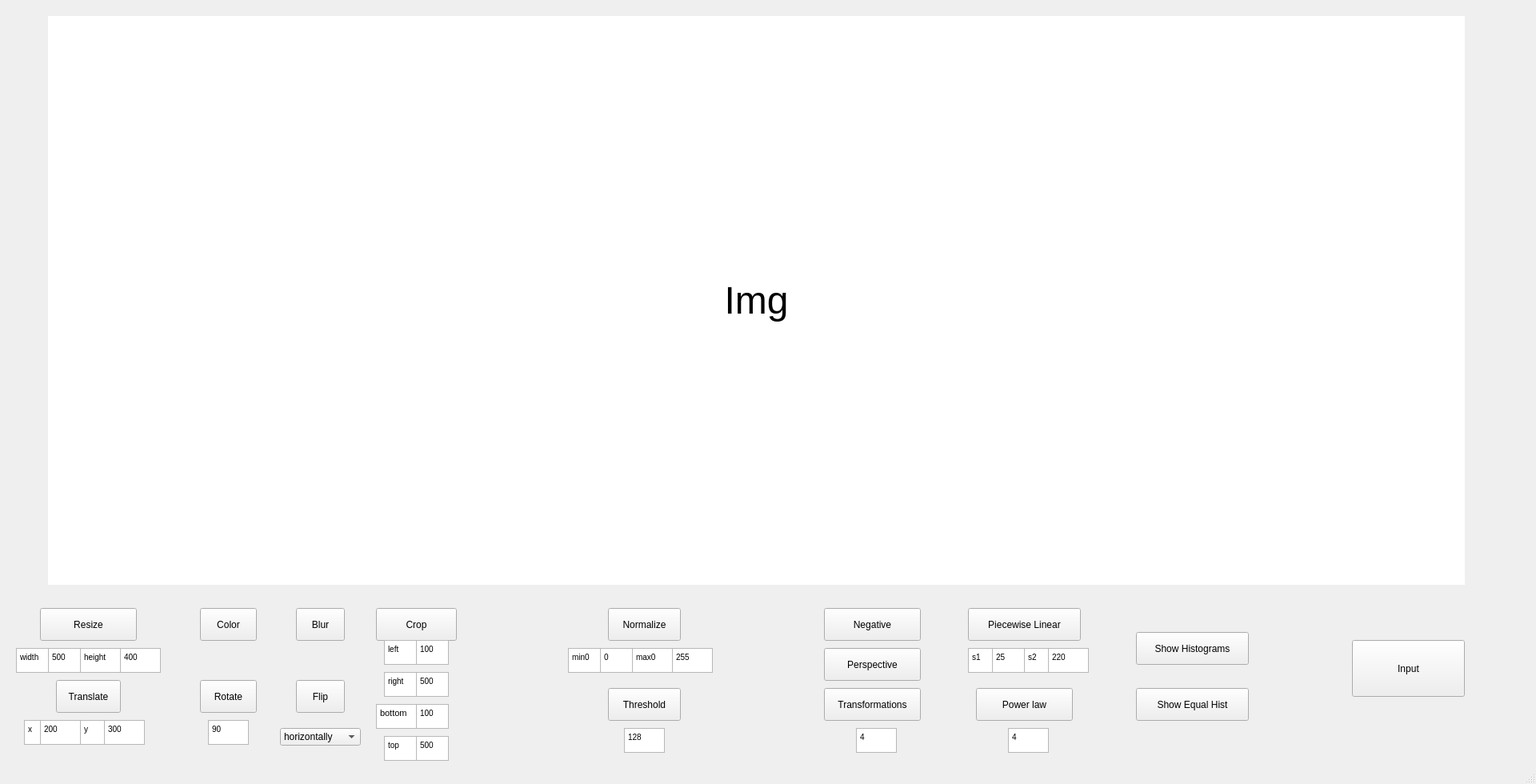
<?xml version="1.0" encoding="UTF-8"?>
<ui version="4.0">
 <class>MainWindow</class>
 <widget class="QMainWindow" name="MainWindow">
  <property name="geometry">
   <rect>
    <x>0</x>
    <y>0</y>
    <width>1920</width>
    <height>980</height>
   </rect>
  </property>
  <property name="windowTitle">
   <string>MainWindow</string>
  </property>
  <widget class="QWidget" name="centralwidget">
   <widget class="QLabel" name="image">
    <property name="geometry">
     <rect>
      <x>60</x>
      <y>20</y>
      <width>1771</width>
      <height>711</height>
     </rect>
    </property>
    <property name="font">
     <font>
      <pointsize>36</pointsize>
     </font>
    </property>
    <property name="styleSheet">
     <string notr="true">background-color:rgb(255, 255, 255);
border: 1;
border-color: rgb(0, 0, 0);</string>
    </property>
    <property name="text">
     <string>Img</string>
    </property>
    <property name="alignment">
     <set>Qt::AlignCenter</set>
    </property>
   </widget>
   <widget class="QPushButton" name="btn1">
    <property name="geometry">
     <rect>
      <x>50</x>
      <y>760</y>
      <width>121</width>
      <height>41</height>
     </rect>
    </property>
    <property name="text">
     <string>Resize</string>
    </property>
   </widget>
   <widget class="QPushButton" name="btn2">
    <property name="geometry">
     <rect>
      <x>250</x>
      <y>760</y>
      <width>71</width>
      <height>41</height>
     </rect>
    </property>
    <property name="text">
     <string>Color</string>
    </property>
   </widget>
   <widget class="QPushButton" name="btn3">
    <property name="geometry">
     <rect>
      <x>370</x>
      <y>760</y>
      <width>61</width>
      <height>41</height>
     </rect>
    </property>
    <property name="text">
     <string>Blur</string>
    </property>
   </widget>
   <widget class="QPushButton" name="btn4">
    <property name="geometry">
     <rect>
      <x>470</x>
      <y>760</y>
      <width>101</width>
      <height>41</height>
     </rect>
    </property>
    <property name="text">
     <string>Crop</string>
    </property>
   </widget>
   <widget class="QPushButton" name="btn5">
    <property name="geometry">
     <rect>
      <x>70</x>
      <y>850</y>
      <width>81</width>
      <height>41</height>
     </rect>
    </property>
    <property name="text">
     <string>Translate</string>
    </property>
   </widget>
   <widget class="QPushButton" name="btn6">
    <property name="geometry">
     <rect>
      <x>250</x>
      <y>850</y>
      <width>71</width>
      <height>41</height>
     </rect>
    </property>
    <property name="text">
     <string>Rotate</string>
    </property>
   </widget>
   <widget class="QPushButton" name="btn7">
    <property name="geometry">
     <rect>
      <x>370</x>
      <y>850</y>
      <width>61</width>
      <height>41</height>
     </rect>
    </property>
    <property name="text">
     <string>Flip</string>
    </property>
   </widget>
   <widget class="QPushButton" name="btn8">
    <property name="geometry">
     <rect>
      <x>1690</x>
      <y>800</y>
      <width>141</width>
      <height>71</height>
     </rect>
    </property>
    <property name="text">
     <string>Input</string>
    </property>
   </widget>
   <widget class="QTextEdit" name="resize_width">
    <property name="geometry">
     <rect>
      <x>60</x>
      <y>810</y>
      <width>41</width>
      <height>31</height>
     </rect>
    </property>
    <property name="html">
     <string>&lt;!DOCTYPE HTML PUBLIC &quot;-//W3C//DTD HTML 4.0//EN&quot; &quot;http://www.w3.org/TR/REC-html40/strict.dtd&quot;&gt;
&lt;html&gt;&lt;head&gt;&lt;meta name=&quot;qrichtext&quot; content=&quot;1&quot; /&gt;&lt;style type=&quot;text/css&quot;&gt;
p, li { white-space: pre-wrap; }
&lt;/style&gt;&lt;/head&gt;&lt;body style=&quot; font-family:'MS Shell Dlg 2'; font-size:7.8pt; font-weight:400; font-style:normal;&quot;&gt;
&lt;p style=&quot; margin-top:0px; margin-bottom:0px; margin-left:0px; margin-right:0px; -qt-block-indent:0; text-indent:0px;&quot;&gt;500&lt;/p&gt;&lt;/body&gt;&lt;/html&gt;</string>
    </property>
   </widget>
   <widget class="QTextEdit" name="resize_height">
    <property name="geometry">
     <rect>
      <x>150</x>
      <y>810</y>
      <width>51</width>
      <height>31</height>
     </rect>
    </property>
    <property name="html">
     <string>&lt;!DOCTYPE HTML PUBLIC &quot;-//W3C//DTD HTML 4.0//EN&quot; &quot;http://www.w3.org/TR/REC-html40/strict.dtd&quot;&gt;
&lt;html&gt;&lt;head&gt;&lt;meta name=&quot;qrichtext&quot; content=&quot;1&quot; /&gt;&lt;style type=&quot;text/css&quot;&gt;
p, li { white-space: pre-wrap; }
&lt;/style&gt;&lt;/head&gt;&lt;body style=&quot; font-family:'MS Shell Dlg 2'; font-size:7.8pt; font-weight:400; font-style:normal;&quot;&gt;
&lt;p style=&quot; margin-top:0px; margin-bottom:0px; margin-left:0px; margin-right:0px; -qt-block-indent:0; text-indent:0px;&quot;&gt;400&lt;/p&gt;&lt;/body&gt;&lt;/html&gt;</string>
    </property>
   </widget>
   <widget class="QTextEdit" name="rotate_angle">
    <property name="geometry">
     <rect>
      <x>260</x>
      <y>900</y>
      <width>51</width>
      <height>31</height>
     </rect>
    </property>
    <property name="layoutDirection">
     <enum>Qt::LeftToRight</enum>
    </property>
    <property name="autoFillBackground">
     <bool>false</bool>
    </property>
    <property name="html">
     <string>&lt;!DOCTYPE HTML PUBLIC &quot;-//W3C//DTD HTML 4.0//EN&quot; &quot;http://www.w3.org/TR/REC-html40/strict.dtd&quot;&gt;
&lt;html&gt;&lt;head&gt;&lt;meta name=&quot;qrichtext&quot; content=&quot;1&quot; /&gt;&lt;style type=&quot;text/css&quot;&gt;
p, li { white-space: pre-wrap; }
&lt;/style&gt;&lt;/head&gt;&lt;body style=&quot; font-family:'MS Shell Dlg 2'; font-size:7.8pt; font-weight:400; font-style:normal;&quot;&gt;
&lt;p style=&quot; margin-top:0px; margin-bottom:0px; margin-left:0px; margin-right:0px; -qt-block-indent:0; text-indent:0px;&quot;&gt;90&lt;/p&gt;&lt;/body&gt;&lt;/html&gt;</string>
    </property>
   </widget>
   <widget class="QTextBrowser" name="textBrowser">
    <property name="geometry">
     <rect>
      <x>20</x>
      <y>810</y>
      <width>41</width>
      <height>31</height>
     </rect>
    </property>
    <property name="html">
     <string>&lt;!DOCTYPE HTML PUBLIC &quot;-//W3C//DTD HTML 4.0//EN&quot; &quot;http://www.w3.org/TR/REC-html40/strict.dtd&quot;&gt;
&lt;html&gt;&lt;head&gt;&lt;meta name=&quot;qrichtext&quot; content=&quot;1&quot; /&gt;&lt;style type=&quot;text/css&quot;&gt;
p, li { white-space: pre-wrap; }
&lt;/style&gt;&lt;/head&gt;&lt;body style=&quot; font-family:'MS Shell Dlg 2'; font-size:7.8pt; font-weight:400; font-style:normal;&quot;&gt;
&lt;p style=&quot; margin-top:0px; margin-bottom:0px; margin-left:0px; margin-right:0px; -qt-block-indent:0; text-indent:0px;&quot;&gt;width&lt;/p&gt;&lt;/body&gt;&lt;/html&gt;</string>
    </property>
   </widget>
   <widget class="QTextBrowser" name="textBrowser_2">
    <property name="geometry">
     <rect>
      <x>100</x>
      <y>810</y>
      <width>71</width>
      <height>31</height>
     </rect>
    </property>
    <property name="html">
     <string>&lt;!DOCTYPE HTML PUBLIC &quot;-//W3C//DTD HTML 4.0//EN&quot; &quot;http://www.w3.org/TR/REC-html40/strict.dtd&quot;&gt;
&lt;html&gt;&lt;head&gt;&lt;meta name=&quot;qrichtext&quot; content=&quot;1&quot; /&gt;&lt;style type=&quot;text/css&quot;&gt;
p, li { white-space: pre-wrap; }
&lt;/style&gt;&lt;/head&gt;&lt;body style=&quot; font-family:'MS Shell Dlg 2'; font-size:7.8pt; font-weight:400; font-style:normal;&quot;&gt;
&lt;p style=&quot; margin-top:0px; margin-bottom:0px; margin-left:0px; margin-right:0px; -qt-block-indent:0; text-indent:0px;&quot;&gt;height&lt;/p&gt;&lt;/body&gt;&lt;/html&gt;</string>
    </property>
   </widget>
   <widget class="QTextEdit" name="translate_x">
    <property name="geometry">
     <rect>
      <x>50</x>
      <y>900</y>
      <width>51</width>
      <height>31</height>
     </rect>
    </property>
    <property name="html">
     <string>&lt;!DOCTYPE HTML PUBLIC &quot;-//W3C//DTD HTML 4.0//EN&quot; &quot;http://www.w3.org/TR/REC-html40/strict.dtd&quot;&gt;
&lt;html&gt;&lt;head&gt;&lt;meta name=&quot;qrichtext&quot; content=&quot;1&quot; /&gt;&lt;style type=&quot;text/css&quot;&gt;
p, li { white-space: pre-wrap; }
&lt;/style&gt;&lt;/head&gt;&lt;body style=&quot; font-family:'MS Shell Dlg 2'; font-size:7.8pt; font-weight:400; font-style:normal;&quot;&gt;
&lt;p style=&quot; margin-top:0px; margin-bottom:0px; margin-left:0px; margin-right:0px; -qt-block-indent:0; text-indent:0px;&quot;&gt;200&lt;/p&gt;&lt;/body&gt;&lt;/html&gt;</string>
    </property>
   </widget>
   <widget class="QTextBrowser" name="textBrowser_3">
    <property name="geometry">
     <rect>
      <x>30</x>
      <y>900</y>
      <width>41</width>
      <height>31</height>
     </rect>
    </property>
    <property name="html">
     <string>&lt;!DOCTYPE HTML PUBLIC &quot;-//W3C//DTD HTML 4.0//EN&quot; &quot;http://www.w3.org/TR/REC-html40/strict.dtd&quot;&gt;
&lt;html&gt;&lt;head&gt;&lt;meta name=&quot;qrichtext&quot; content=&quot;1&quot; /&gt;&lt;style type=&quot;text/css&quot;&gt;
p, li { white-space: pre-wrap; }
&lt;/style&gt;&lt;/head&gt;&lt;body style=&quot; font-family:'MS Shell Dlg 2'; font-size:7.8pt; font-weight:400; font-style:normal;&quot;&gt;
&lt;p style=&quot; margin-top:0px; margin-bottom:0px; margin-left:0px; margin-right:0px; -qt-block-indent:0; text-indent:0px;&quot;&gt;x&lt;/p&gt;&lt;/body&gt;&lt;/html&gt;</string>
    </property>
   </widget>
   <widget class="QTextBrowser" name="textBrowser_4">
    <property name="geometry">
     <rect>
      <x>100</x>
      <y>900</y>
      <width>71</width>
      <height>31</height>
     </rect>
    </property>
    <property name="html">
     <string>&lt;!DOCTYPE HTML PUBLIC &quot;-//W3C//DTD HTML 4.0//EN&quot; &quot;http://www.w3.org/TR/REC-html40/strict.dtd&quot;&gt;
&lt;html&gt;&lt;head&gt;&lt;meta name=&quot;qrichtext&quot; content=&quot;1&quot; /&gt;&lt;style type=&quot;text/css&quot;&gt;
p, li { white-space: pre-wrap; }
&lt;/style&gt;&lt;/head&gt;&lt;body style=&quot; font-family:'MS Shell Dlg 2'; font-size:7.8pt; font-weight:400; font-style:normal;&quot;&gt;
&lt;p style=&quot; margin-top:0px; margin-bottom:0px; margin-left:0px; margin-right:0px; -qt-block-indent:0; text-indent:0px;&quot;&gt;y&lt;/p&gt;&lt;/body&gt;&lt;/html&gt;</string>
    </property>
   </widget>
   <widget class="QTextEdit" name="translate_y">
    <property name="geometry">
     <rect>
      <x>130</x>
      <y>900</y>
      <width>51</width>
      <height>31</height>
     </rect>
    </property>
    <property name="html">
     <string>&lt;!DOCTYPE HTML PUBLIC &quot;-//W3C//DTD HTML 4.0//EN&quot; &quot;http://www.w3.org/TR/REC-html40/strict.dtd&quot;&gt;
&lt;html&gt;&lt;head&gt;&lt;meta name=&quot;qrichtext&quot; content=&quot;1&quot; /&gt;&lt;style type=&quot;text/css&quot;&gt;
p, li { white-space: pre-wrap; }
&lt;/style&gt;&lt;/head&gt;&lt;body style=&quot; font-family:'MS Shell Dlg 2'; font-size:7.8pt; font-weight:400; font-style:normal;&quot;&gt;
&lt;p style=&quot; margin-top:0px; margin-bottom:0px; margin-left:0px; margin-right:0px; -qt-block-indent:0; text-indent:0px;&quot;&gt;300&lt;/p&gt;&lt;/body&gt;&lt;/html&gt;</string>
    </property>
   </widget>
   <widget class="QComboBox" name="flip_code">
    <property name="geometry">
     <rect>
      <x>350</x>
      <y>910</y>
      <width>101</width>
      <height>22</height>
     </rect>
    </property>
    <item>
     <property name="text">
      <string>horizontally</string>
     </property>
    </item>
    <item>
     <property name="text">
      <string>vertically</string>
     </property>
    </item>
    <item>
     <property name="text">
      <string>both vertically and horizontally</string>
     </property>
    </item>
   </widget>
   <widget class="QPushButton" name="btn9">
    <property name="geometry">
     <rect>
      <x>760</x>
      <y>760</y>
      <width>91</width>
      <height>41</height>
     </rect>
    </property>
    <property name="text">
     <string>Normalize</string>
    </property>
   </widget>
   <widget class="QPushButton" name="btn10">
    <property name="geometry">
     <rect>
      <x>760</x>
      <y>860</y>
      <width>91</width>
      <height>41</height>
     </rect>
    </property>
    <property name="text">
     <string>Threshold</string>
    </property>
   </widget>
   <widget class="QTextEdit" name="crop_left">
    <property name="geometry">
     <rect>
      <x>520</x>
      <y>800</y>
      <width>41</width>
      <height>31</height>
     </rect>
    </property>
    <property name="html">
     <string>&lt;!DOCTYPE HTML PUBLIC &quot;-//W3C//DTD HTML 4.0//EN&quot; &quot;http://www.w3.org/TR/REC-html40/strict.dtd&quot;&gt;
&lt;html&gt;&lt;head&gt;&lt;meta name=&quot;qrichtext&quot; content=&quot;1&quot; /&gt;&lt;style type=&quot;text/css&quot;&gt;
p, li { white-space: pre-wrap; }
&lt;/style&gt;&lt;/head&gt;&lt;body style=&quot; font-family:'MS Shell Dlg 2'; font-size:7.8pt; font-weight:400; font-style:normal;&quot;&gt;
&lt;p style=&quot; margin-top:0px; margin-bottom:0px; margin-left:0px; margin-right:0px; -qt-block-indent:0; text-indent:0px;&quot;&gt;100&lt;/p&gt;&lt;/body&gt;&lt;/html&gt;</string>
    </property>
   </widget>
   <widget class="QTextBrowser" name="labelLeft">
    <property name="geometry">
     <rect>
      <x>480</x>
      <y>800</y>
      <width>41</width>
      <height>31</height>
     </rect>
    </property>
    <property name="html">
     <string>&lt;!DOCTYPE HTML PUBLIC &quot;-//W3C//DTD HTML 4.0//EN&quot; &quot;http://www.w3.org/TR/REC-html40/strict.dtd&quot;&gt;
&lt;html&gt;&lt;head&gt;&lt;meta name=&quot;qrichtext&quot; content=&quot;1&quot; /&gt;&lt;style type=&quot;text/css&quot;&gt;
p, li { white-space: pre-wrap; }
&lt;/style&gt;&lt;/head&gt;&lt;body style=&quot; font-family:'MS Shell Dlg 2'; font-size:7.8pt; font-weight:400; font-style:normal;&quot;&gt;
&lt;p style=&quot; margin-top:0px; margin-bottom:0px; margin-left:0px; margin-right:0px; -qt-block-indent:0; text-indent:0px;&quot;&gt;left&lt;/p&gt;&lt;/body&gt;&lt;/html&gt;</string>
    </property>
   </widget>
   <widget class="QTextEdit" name="crop_bottom">
    <property name="geometry">
     <rect>
      <x>520</x>
      <y>880</y>
      <width>41</width>
      <height>31</height>
     </rect>
    </property>
    <property name="html">
     <string>&lt;!DOCTYPE HTML PUBLIC &quot;-//W3C//DTD HTML 4.0//EN&quot; &quot;http://www.w3.org/TR/REC-html40/strict.dtd&quot;&gt;
&lt;html&gt;&lt;head&gt;&lt;meta name=&quot;qrichtext&quot; content=&quot;1&quot; /&gt;&lt;style type=&quot;text/css&quot;&gt;
p, li { white-space: pre-wrap; }
&lt;/style&gt;&lt;/head&gt;&lt;body style=&quot; font-family:'MS Shell Dlg 2'; font-size:7.8pt; font-weight:400; font-style:normal;&quot;&gt;
&lt;p style=&quot; margin-top:0px; margin-bottom:0px; margin-left:0px; margin-right:0px; -qt-block-indent:0; text-indent:0px;&quot;&gt;100&lt;/p&gt;&lt;/body&gt;&lt;/html&gt;</string>
    </property>
   </widget>
   <widget class="QTextBrowser" name="labelBottom">
    <property name="geometry">
     <rect>
      <x>470</x>
      <y>880</y>
      <width>71</width>
      <height>31</height>
     </rect>
    </property>
    <property name="html">
     <string>&lt;!DOCTYPE HTML PUBLIC &quot;-//W3C//DTD HTML 4.0//EN&quot; &quot;http://www.w3.org/TR/REC-html40/strict.dtd&quot;&gt;
&lt;html&gt;&lt;head&gt;&lt;meta name=&quot;qrichtext&quot; content=&quot;1&quot; /&gt;&lt;style type=&quot;text/css&quot;&gt;
p, li { white-space: pre-wrap; }
&lt;/style&gt;&lt;/head&gt;&lt;body style=&quot; font-family:'MS Shell Dlg 2'; font-size:7.8pt; font-weight:400; font-style:normal;&quot;&gt;
&lt;p style=&quot; margin-top:0px; margin-bottom:0px; margin-left:0px; margin-right:0px; -qt-block-indent:0; text-indent:0px;&quot;&gt;&lt;span style=&quot; font-size:8pt;&quot;&gt;bottom&lt;/span&gt;&lt;/p&gt;&lt;/body&gt;&lt;/html&gt;</string>
    </property>
   </widget>
   <widget class="QTextEdit" name="crop_top">
    <property name="geometry">
     <rect>
      <x>520</x>
      <y>920</y>
      <width>41</width>
      <height>31</height>
     </rect>
    </property>
    <property name="html">
     <string>&lt;!DOCTYPE HTML PUBLIC &quot;-//W3C//DTD HTML 4.0//EN&quot; &quot;http://www.w3.org/TR/REC-html40/strict.dtd&quot;&gt;
&lt;html&gt;&lt;head&gt;&lt;meta name=&quot;qrichtext&quot; content=&quot;1&quot; /&gt;&lt;style type=&quot;text/css&quot;&gt;
p, li { white-space: pre-wrap; }
&lt;/style&gt;&lt;/head&gt;&lt;body style=&quot; font-family:'MS Shell Dlg 2'; font-size:7.8pt; font-weight:400; font-style:normal;&quot;&gt;
&lt;p style=&quot; margin-top:0px; margin-bottom:0px; margin-left:0px; margin-right:0px; -qt-block-indent:0; text-indent:0px;&quot;&gt;500&lt;/p&gt;&lt;/body&gt;&lt;/html&gt;</string>
    </property>
   </widget>
   <widget class="QTextBrowser" name="labelTop">
    <property name="geometry">
     <rect>
      <x>480</x>
      <y>920</y>
      <width>41</width>
      <height>31</height>
     </rect>
    </property>
    <property name="html">
     <string>&lt;!DOCTYPE HTML PUBLIC &quot;-//W3C//DTD HTML 4.0//EN&quot; &quot;http://www.w3.org/TR/REC-html40/strict.dtd&quot;&gt;
&lt;html&gt;&lt;head&gt;&lt;meta name=&quot;qrichtext&quot; content=&quot;1&quot; /&gt;&lt;style type=&quot;text/css&quot;&gt;
p, li { white-space: pre-wrap; }
&lt;/style&gt;&lt;/head&gt;&lt;body style=&quot; font-family:'MS Shell Dlg 2'; font-size:7.8pt; font-weight:400; font-style:normal;&quot;&gt;
&lt;p style=&quot; margin-top:0px; margin-bottom:0px; margin-left:0px; margin-right:0px; -qt-block-indent:0; text-indent:0px;&quot;&gt;top&lt;/p&gt;&lt;/body&gt;&lt;/html&gt;</string>
    </property>
   </widget>
   <widget class="QTextEdit" name="crop_right">
    <property name="geometry">
     <rect>
      <x>520</x>
      <y>840</y>
      <width>41</width>
      <height>31</height>
     </rect>
    </property>
    <property name="html">
     <string>&lt;!DOCTYPE HTML PUBLIC &quot;-//W3C//DTD HTML 4.0//EN&quot; &quot;http://www.w3.org/TR/REC-html40/strict.dtd&quot;&gt;
&lt;html&gt;&lt;head&gt;&lt;meta name=&quot;qrichtext&quot; content=&quot;1&quot; /&gt;&lt;style type=&quot;text/css&quot;&gt;
p, li { white-space: pre-wrap; }
&lt;/style&gt;&lt;/head&gt;&lt;body style=&quot; font-family:'MS Shell Dlg 2'; font-size:7.8pt; font-weight:400; font-style:normal;&quot;&gt;
&lt;p style=&quot; margin-top:0px; margin-bottom:0px; margin-left:0px; margin-right:0px; -qt-block-indent:0; text-indent:0px;&quot;&gt;500&lt;/p&gt;&lt;/body&gt;&lt;/html&gt;</string>
    </property>
   </widget>
   <widget class="QTextBrowser" name="labelRight">
    <property name="geometry">
     <rect>
      <x>480</x>
      <y>840</y>
      <width>41</width>
      <height>31</height>
     </rect>
    </property>
    <property name="html">
     <string>&lt;!DOCTYPE HTML PUBLIC &quot;-//W3C//DTD HTML 4.0//EN&quot; &quot;http://www.w3.org/TR/REC-html40/strict.dtd&quot;&gt;
&lt;html&gt;&lt;head&gt;&lt;meta name=&quot;qrichtext&quot; content=&quot;1&quot; /&gt;&lt;style type=&quot;text/css&quot;&gt;
p, li { white-space: pre-wrap; }
&lt;/style&gt;&lt;/head&gt;&lt;body style=&quot; font-family:'MS Shell Dlg 2'; font-size:7.8pt; font-weight:400; font-style:normal;&quot;&gt;
&lt;p style=&quot; margin-top:0px; margin-bottom:0px; margin-left:0px; margin-right:0px; -qt-block-indent:0; text-indent:0px;&quot;&gt;right&lt;/p&gt;&lt;/body&gt;&lt;/html&gt;</string>
    </property>
   </widget>
   <widget class="QTextBrowser" name="textBrowser_5">
    <property name="geometry">
     <rect>
      <x>790</x>
      <y>810</y>
      <width>71</width>
      <height>31</height>
     </rect>
    </property>
    <property name="html">
     <string>&lt;!DOCTYPE HTML PUBLIC &quot;-//W3C//DTD HTML 4.0//EN&quot; &quot;http://www.w3.org/TR/REC-html40/strict.dtd&quot;&gt;
&lt;html&gt;&lt;head&gt;&lt;meta name=&quot;qrichtext&quot; content=&quot;1&quot; /&gt;&lt;style type=&quot;text/css&quot;&gt;
p, li { white-space: pre-wrap; }
&lt;/style&gt;&lt;/head&gt;&lt;body style=&quot; font-family:'MS Shell Dlg 2'; font-size:7.8pt; font-weight:400; font-style:normal;&quot;&gt;
&lt;p style=&quot; margin-top:0px; margin-bottom:0px; margin-left:0px; margin-right:0px; -qt-block-indent:0; text-indent:0px;&quot;&gt;max0&lt;/p&gt;&lt;/body&gt;&lt;/html&gt;</string>
    </property>
   </widget>
   <widget class="QTextEdit" name="normalize_min">
    <property name="geometry">
     <rect>
      <x>750</x>
      <y>810</y>
      <width>41</width>
      <height>31</height>
     </rect>
    </property>
    <property name="html">
     <string>&lt;!DOCTYPE HTML PUBLIC &quot;-//W3C//DTD HTML 4.0//EN&quot; &quot;http://www.w3.org/TR/REC-html40/strict.dtd&quot;&gt;
&lt;html&gt;&lt;head&gt;&lt;meta name=&quot;qrichtext&quot; content=&quot;1&quot; /&gt;&lt;style type=&quot;text/css&quot;&gt;
p, li { white-space: pre-wrap; }
&lt;/style&gt;&lt;/head&gt;&lt;body style=&quot; font-family:'MS Shell Dlg 2'; font-size:7.8pt; font-weight:400; font-style:normal;&quot;&gt;
&lt;p style=&quot; margin-top:0px; margin-bottom:0px; margin-left:0px; margin-right:0px; -qt-block-indent:0; text-indent:0px;&quot;&gt;0&lt;/p&gt;&lt;/body&gt;&lt;/html&gt;</string>
    </property>
   </widget>
   <widget class="QTextBrowser" name="textBrowser_6">
    <property name="geometry">
     <rect>
      <x>710</x>
      <y>810</y>
      <width>41</width>
      <height>31</height>
     </rect>
    </property>
    <property name="html">
     <string>&lt;!DOCTYPE HTML PUBLIC &quot;-//W3C//DTD HTML 4.0//EN&quot; &quot;http://www.w3.org/TR/REC-html40/strict.dtd&quot;&gt;
&lt;html&gt;&lt;head&gt;&lt;meta name=&quot;qrichtext&quot; content=&quot;1&quot; /&gt;&lt;style type=&quot;text/css&quot;&gt;
p, li { white-space: pre-wrap; }
&lt;/style&gt;&lt;/head&gt;&lt;body style=&quot; font-family:'MS Shell Dlg 2'; font-size:7.8pt; font-weight:400; font-style:normal;&quot;&gt;
&lt;p style=&quot; margin-top:0px; margin-bottom:0px; margin-left:0px; margin-right:0px; -qt-block-indent:0; text-indent:0px;&quot;&gt;min0&lt;/p&gt;&lt;/body&gt;&lt;/html&gt;</string>
    </property>
   </widget>
   <widget class="QTextEdit" name="normalize_max">
    <property name="geometry">
     <rect>
      <x>840</x>
      <y>810</y>
      <width>51</width>
      <height>31</height>
     </rect>
    </property>
    <property name="html">
     <string>&lt;!DOCTYPE HTML PUBLIC &quot;-//W3C//DTD HTML 4.0//EN&quot; &quot;http://www.w3.org/TR/REC-html40/strict.dtd&quot;&gt;
&lt;html&gt;&lt;head&gt;&lt;meta name=&quot;qrichtext&quot; content=&quot;1&quot; /&gt;&lt;style type=&quot;text/css&quot;&gt;
p, li { white-space: pre-wrap; }
&lt;/style&gt;&lt;/head&gt;&lt;body style=&quot; font-family:'MS Shell Dlg 2'; font-size:7.8pt; font-weight:400; font-style:normal;&quot;&gt;
&lt;p style=&quot; margin-top:0px; margin-bottom:0px; margin-left:0px; margin-right:0px; -qt-block-indent:0; text-indent:0px;&quot;&gt;255&lt;/p&gt;&lt;/body&gt;&lt;/html&gt;</string>
    </property>
   </widget>
   <widget class="QTextEdit" name="threshold">
    <property name="geometry">
     <rect>
      <x>780</x>
      <y>910</y>
      <width>51</width>
      <height>31</height>
     </rect>
    </property>
    <property name="html">
     <string>&lt;!DOCTYPE HTML PUBLIC &quot;-//W3C//DTD HTML 4.0//EN&quot; &quot;http://www.w3.org/TR/REC-html40/strict.dtd&quot;&gt;
&lt;html&gt;&lt;head&gt;&lt;meta name=&quot;qrichtext&quot; content=&quot;1&quot; /&gt;&lt;style type=&quot;text/css&quot;&gt;
p, li { white-space: pre-wrap; }
&lt;/style&gt;&lt;/head&gt;&lt;body style=&quot; font-family:'MS Shell Dlg 2'; font-size:7.8pt; font-weight:400; font-style:normal;&quot;&gt;
&lt;p style=&quot; margin-top:0px; margin-bottom:0px; margin-left:0px; margin-right:0px; -qt-block-indent:0; text-indent:0px;&quot;&gt;128&lt;/p&gt;&lt;/body&gt;&lt;/html&gt;</string>
    </property>
   </widget>
   <widget class="QPushButton" name="btn11">
    <property name="geometry">
     <rect>
      <x>1030</x>
      <y>760</y>
      <width>121</width>
      <height>41</height>
     </rect>
    </property>
    <property name="text">
     <string>Negative</string>
    </property>
   </widget>
   <widget class="QPushButton" name="btn12">
    <property name="geometry">
     <rect>
      <x>1030</x>
      <y>860</y>
      <width>121</width>
      <height>41</height>
     </rect>
    </property>
    <property name="text">
     <string>Transformations</string>
    </property>
   </widget>
   <widget class="QPushButton" name="btn13">
    <property name="geometry">
     <rect>
      <x>1220</x>
      <y>860</y>
      <width>121</width>
      <height>41</height>
     </rect>
    </property>
    <property name="text">
     <string>Power law</string>
    </property>
   </widget>
   <widget class="QTextEdit" name="gamma">
    <property name="geometry">
     <rect>
      <x>1260</x>
      <y>910</y>
      <width>51</width>
      <height>31</height>
     </rect>
    </property>
    <property name="html">
     <string>&lt;!DOCTYPE HTML PUBLIC &quot;-//W3C//DTD HTML 4.0//EN&quot; &quot;http://www.w3.org/TR/REC-html40/strict.dtd&quot;&gt;
&lt;html&gt;&lt;head&gt;&lt;meta name=&quot;qrichtext&quot; content=&quot;1&quot; /&gt;&lt;style type=&quot;text/css&quot;&gt;
p, li { white-space: pre-wrap; }
&lt;/style&gt;&lt;/head&gt;&lt;body style=&quot; font-family:'MS Shell Dlg 2'; font-size:7.8pt; font-weight:400; font-style:normal;&quot;&gt;
&lt;p style=&quot; margin-top:0px; margin-bottom:0px; margin-left:0px; margin-right:0px; -qt-block-indent:0; text-indent:0px;&quot;&gt;4&lt;/p&gt;&lt;/body&gt;&lt;/html&gt;</string>
    </property>
   </widget>
   <widget class="QPushButton" name="btn14">
    <property name="geometry">
     <rect>
      <x>1210</x>
      <y>760</y>
      <width>141</width>
      <height>41</height>
     </rect>
    </property>
    <property name="text">
     <string>Piecewise Linear</string>
    </property>
   </widget>
   <widget class="QTextEdit" name="s1">
    <property name="geometry">
     <rect>
      <x>1240</x>
      <y>810</y>
      <width>41</width>
      <height>31</height>
     </rect>
    </property>
    <property name="html">
     <string>&lt;!DOCTYPE HTML PUBLIC &quot;-//W3C//DTD HTML 4.0//EN&quot; &quot;http://www.w3.org/TR/REC-html40/strict.dtd&quot;&gt;
&lt;html&gt;&lt;head&gt;&lt;meta name=&quot;qrichtext&quot; content=&quot;1&quot; /&gt;&lt;style type=&quot;text/css&quot;&gt;
p, li { white-space: pre-wrap; }
&lt;/style&gt;&lt;/head&gt;&lt;body style=&quot; font-family:'MS Shell Dlg 2'; font-size:7.8pt; font-weight:400; font-style:normal;&quot;&gt;
&lt;p style=&quot; margin-top:0px; margin-bottom:0px; margin-left:0px; margin-right:0px; -qt-block-indent:0; text-indent:0px;&quot;&gt;25&lt;/p&gt;&lt;/body&gt;&lt;/html&gt;</string>
    </property>
   </widget>
   <widget class="QTextBrowser" name="textBrowser_7">
    <property name="geometry">
     <rect>
      <x>1210</x>
      <y>810</y>
      <width>41</width>
      <height>31</height>
     </rect>
    </property>
    <property name="html">
     <string>&lt;!DOCTYPE HTML PUBLIC &quot;-//W3C//DTD HTML 4.0//EN&quot; &quot;http://www.w3.org/TR/REC-html40/strict.dtd&quot;&gt;
&lt;html&gt;&lt;head&gt;&lt;meta name=&quot;qrichtext&quot; content=&quot;1&quot; /&gt;&lt;style type=&quot;text/css&quot;&gt;
p, li { white-space: pre-wrap; }
&lt;/style&gt;&lt;/head&gt;&lt;body style=&quot; font-family:'MS Shell Dlg 2'; font-size:7.8pt; font-weight:400; font-style:normal;&quot;&gt;
&lt;p style=&quot; margin-top:0px; margin-bottom:0px; margin-left:0px; margin-right:0px; -qt-block-indent:0; text-indent:0px;&quot;&gt;s1&lt;/p&gt;&lt;/body&gt;&lt;/html&gt;</string>
    </property>
   </widget>
   <widget class="QTextEdit" name="s2">
    <property name="geometry">
     <rect>
      <x>1310</x>
      <y>810</y>
      <width>51</width>
      <height>31</height>
     </rect>
    </property>
    <property name="html">
     <string>&lt;!DOCTYPE HTML PUBLIC &quot;-//W3C//DTD HTML 4.0//EN&quot; &quot;http://www.w3.org/TR/REC-html40/strict.dtd&quot;&gt;
&lt;html&gt;&lt;head&gt;&lt;meta name=&quot;qrichtext&quot; content=&quot;1&quot; /&gt;&lt;style type=&quot;text/css&quot;&gt;
p, li { white-space: pre-wrap; }
&lt;/style&gt;&lt;/head&gt;&lt;body style=&quot; font-family:'MS Shell Dlg 2'; font-size:7.8pt; font-weight:400; font-style:normal;&quot;&gt;
&lt;p style=&quot; margin-top:0px; margin-bottom:0px; margin-left:0px; margin-right:0px; -qt-block-indent:0; text-indent:0px;&quot;&gt;220&lt;/p&gt;&lt;/body&gt;&lt;/html&gt;</string>
    </property>
   </widget>
   <widget class="QTextBrowser" name="textBrowser_8">
    <property name="geometry">
     <rect>
      <x>1280</x>
      <y>810</y>
      <width>71</width>
      <height>31</height>
     </rect>
    </property>
    <property name="html">
     <string>&lt;!DOCTYPE HTML PUBLIC &quot;-//W3C//DTD HTML 4.0//EN&quot; &quot;http://www.w3.org/TR/REC-html40/strict.dtd&quot;&gt;
&lt;html&gt;&lt;head&gt;&lt;meta name=&quot;qrichtext&quot; content=&quot;1&quot; /&gt;&lt;style type=&quot;text/css&quot;&gt;
p, li { white-space: pre-wrap; }
&lt;/style&gt;&lt;/head&gt;&lt;body style=&quot; font-family:'MS Shell Dlg 2'; font-size:7.8pt; font-weight:400; font-style:normal;&quot;&gt;
&lt;p style=&quot; margin-top:0px; margin-bottom:0px; margin-left:0px; margin-right:0px; -qt-block-indent:0; text-indent:0px;&quot;&gt;s2&lt;/p&gt;&lt;/body&gt;&lt;/html&gt;</string>
    </property>
   </widget>
   <widget class="QPushButton" name="btn15">
    <property name="geometry">
     <rect>
      <x>1030</x>
      <y>810</y>
      <width>121</width>
      <height>41</height>
     </rect>
    </property>
    <property name="text">
     <string>Perspective</string>
    </property>
   </widget>
   <widget class="QPushButton" name="btn17">
    <property name="geometry">
     <rect>
      <x>1420</x>
      <y>790</y>
      <width>141</width>
      <height>41</height>
     </rect>
    </property>
    <property name="text">
     <string>Show Histograms</string>
    </property>
   </widget>
   <widget class="QPushButton" name="btn18">
    <property name="geometry">
     <rect>
      <x>1420</x>
      <y>860</y>
      <width>141</width>
      <height>41</height>
     </rect>
    </property>
    <property name="text">
     <string>Show Equal Hist</string>
    </property>
   </widget>
   <widget class="QTextEdit" name="trans">
    <property name="geometry">
     <rect>
      <x>1070</x>
      <y>910</y>
      <width>51</width>
      <height>31</height>
     </rect>
    </property>
    <property name="html">
     <string>&lt;!DOCTYPE HTML PUBLIC &quot;-//W3C//DTD HTML 4.0//EN&quot; &quot;http://www.w3.org/TR/REC-html40/strict.dtd&quot;&gt;
&lt;html&gt;&lt;head&gt;&lt;meta name=&quot;qrichtext&quot; content=&quot;1&quot; /&gt;&lt;style type=&quot;text/css&quot;&gt;
p, li { white-space: pre-wrap; }
&lt;/style&gt;&lt;/head&gt;&lt;body style=&quot; font-family:'MS Shell Dlg 2'; font-size:7.8pt; font-weight:400; font-style:normal;&quot;&gt;
&lt;p style=&quot; margin-top:0px; margin-bottom:0px; margin-left:0px; margin-right:0px; -qt-block-indent:0; text-indent:0px;&quot;&gt;4&lt;/p&gt;&lt;/body&gt;&lt;/html&gt;</string>
    </property>
   </widget>
   <zorder>textBrowser_2</zorder>
   <zorder>image</zorder>
   <zorder>btn1</zorder>
   <zorder>btn2</zorder>
   <zorder>btn3</zorder>
   <zorder>btn4</zorder>
   <zorder>btn5</zorder>
   <zorder>btn6</zorder>
   <zorder>btn7</zorder>
   <zorder>btn8</zorder>
   <zorder>resize_width</zorder>
   <zorder>resize_height</zorder>
   <zorder>rotate_angle</zorder>
   <zorder>textBrowser</zorder>
   <zorder>textBrowser_3</zorder>
   <zorder>textBrowser_4</zorder>
   <zorder>translate_x</zorder>
   <zorder>translate_y</zorder>
   <zorder>flip_code</zorder>
   <zorder>btn9</zorder>
   <zorder>btn10</zorder>
   <zorder>crop_left</zorder>
   <zorder>labelLeft</zorder>
   <zorder>labelBottom</zorder>
   <zorder>crop_top</zorder>
   <zorder>labelTop</zorder>
   <zorder>crop_right</zorder>
   <zorder>labelRight</zorder>
   <zorder>crop_bottom</zorder>
   <zorder>textBrowser_5</zorder>
   <zorder>normalize_min</zorder>
   <zorder>textBrowser_6</zorder>
   <zorder>normalize_max</zorder>
   <zorder>threshold</zorder>
   <zorder>btn11</zorder>
   <zorder>btn12</zorder>
   <zorder>btn13</zorder>
   <zorder>gamma</zorder>
   <zorder>btn14</zorder>
   <zorder>textBrowser_7</zorder>
   <zorder>textBrowser_8</zorder>
   <zorder>s2</zorder>
   <zorder>s1</zorder>
   <zorder>btn15</zorder>
   <zorder>btn17</zorder>
   <zorder>btn18</zorder>
   <zorder>trans</zorder>
  </widget>
  <widget class="QStatusBar" name="statusbar"/>
 </widget>
 <resources/>
 <connections/>
</ui>
